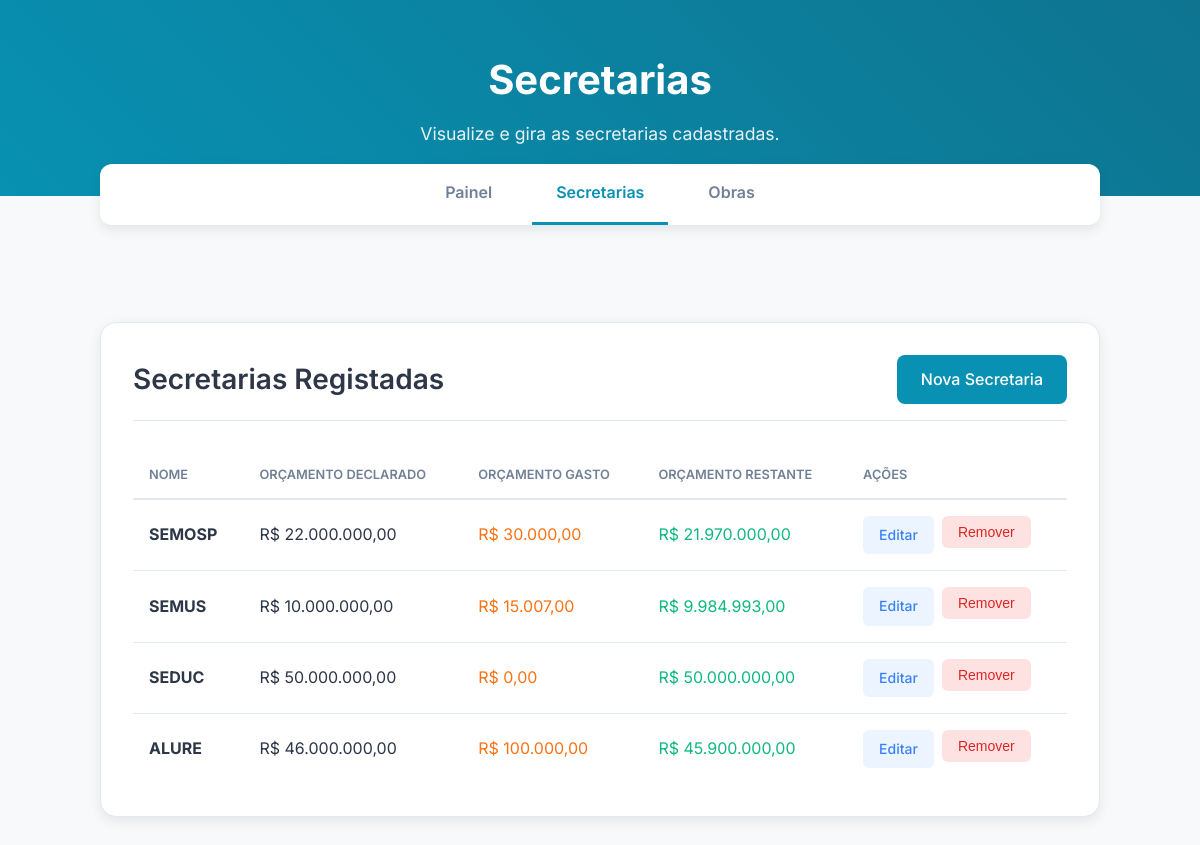
The page /secretarias on the database its author committed.
### models.py (models this page shows)
class Secretaria(db.Model):
    id = db.Column(db.Integer, primary_key=True)
    nome = db.Column(db.String(100), nullable=False, unique=True)
    orcamento_declarado = db.Column(db.Float, nullable=False, default=0.0)
    obras = db.relationship('Obra', backref='secretaria', lazy=True)
    @property
    def orcamento_gasto(self):
        return sum(obra.total_gasto for obra in self.obras)
    @property
    def orcamento_restante(self):
        return self.orcamento_declarado - self.orcamento_gasto

class Gasto(db.Model):
    id = db.Column(db.Integer, primary_key=True)
    descricao = db.Column(db.String(200), nullable=False)
    valor = db.Column(db.Float, nullable=False)
    data = db.Column(db.Date, nullable=False, default=datetime.utcnow)
    obra_id = db.Column(db.Integer, db.ForeignKey('obra.id'), nullable=False)

### app.py (the view)
@app.route('/secretarias')
def listar_secretarias():
    secretarias = Secretaria.query.all()
    return render_template('secretarias.html', secretarias=secretarias, active_page='secretarias')

### app.py (called while the page is built)
def format_currency(value):
    if value is None:
        return "R$ 0,00"
    return f"R$ {value:,.2f}".replace(",", "X").replace(".", ",").replace("X", ".")

### models.py (called while the page is built)
    @property
    def total_gasto(self):
        return sum(gasto.valor for gasto in self.gastos)

### templates/secretarias.html (shortened to what this page needs)
{% extends "base.html" %}
{% block header_title %}Secretarias{% endblock %}
{% block header_subtitle %}Visualize e gira as secretarias cadastradas.{% endblock %}
{% block content %}
<div class="content-container">
    <div class="content-header">
        <h1>Secretarias Registadas</h1>
        <a href="{{ url_for('adicionar_secretaria') }}" class="btn">Nova Secretaria</a>
    </div>
    <div class="table-container">
        <table>
            <thead>
                <tr>
                    <th>Nome</th>
                    <th>Orçamento Declarado</th>
                    <th>Orçamento Gasto</th>
                    <th>Orçamento Restante</th>
                    <th>Ações</th>
                </tr>
            </thead>
            <tbody>
                {% for secretaria in secretarias %}
                <tr>
                    <td><strong>{{ secretaria.nome }}</strong></td>
                    <td>{{ secretaria.orcamento_declarado | currency }}</td>
                    <td class="text-gasto">{{ secretaria.orcamento_gasto | currency }}</td>
                    <td class="text-disponivel">{{ secretaria.orcamento_restante | currency }}</td>
                    <td>
                        <div class="actions-group">
                            <a href="{{ url_for('editar_secretaria', secretaria_id=secretaria.id) }}" class="btn btn-sm btn-editar">Editar</a>
                            <form action="{{ url_for('remover_secretaria', secretaria_id=secretaria.id) }}" method="POST" onsubmit="return confirm('Atenção! Remover uma secretaria também removerá TODAS as suas obras e gastos associados. Deseja continuar?');">
                                <button type="submit" class="btn btn-sm btn-remover-perigo">Remover</button>
                            </form>
                        </div>
                    </td>
                </tr>
                {% else %}
                <tr>
                    <td colspan="5">Nenhuma secretaria cadastrada.</td>
                </tr>
                {% endfor %}
            </tbody>
        </table>
    </div>
</div>
{% endblock %}

### templates/base.html (shortened to what this page needs)
<!DOCTYPE html>
<html lang="pt-BR">
<head>
    <link rel="stylesheet" href="{{ url_for('static', filename='css/style.css') }}">
</head>
<body>
    <header class="dashboard-header">
        <h1>{% block header_title %}Dashboard Financeiro{% endblock %}</h1>
        <p>{% block header_subtitle %}Acompanhamento de orçamentos e gastos.{% endblock %}</p>
    </header>
    <nav class="app-nav">
        <a href="{{ url_for('index') }}" class="{% if active_page == 'painel' %}active{% endif %}">Painel</a>
        <a href="{{ url_for('listar_secretarias') }}" class="{% if active_page == 'secretarias' %}active{% endif %}">Secretarias</a>
        <a href="{{ url_for('listar_obras') }}" class="{% if active_page == 'obras' %}active{% endif %}">Obras</a>
    </nav>
    <main>
        {% block content %}{% endblock %}
    </main>
</body>
</html>

### static/css/style.css (style rules this page uses)
:root { --bg-color: #F8F9FA; --card-bg-color: #FFFFFF; --text-primary: #2D3748; --text-secondary: #718096; --accent-color: #0891B2; --accent-hover: #0E7490; --border-color: #E2E8F0; --shadow-color: rgba(45, 55, 72, 0.1); --gasto-color: #F97316; --disponivel-color: #10B981; }
* { box-sizing: border-box; margin: 0; padding: 0; }
body { font-family: 'Inter', sans-serif; background-color: var(--bg-color); color: var(--text-primary); line-height: 1.6; }
main { padding: 2rem 1rem; }
.dashboard-header { padding: 3rem 1rem; background: linear-gradient(45deg, var(--accent-color), var(--accent-hover)); color: white; text-align: center; margin-bottom: -2rem; position: relative; z-index: 1; }
.dashboard-header h1 { font-size: 2.5rem; font-weight: 700; margin-bottom: 0.5rem; }
.dashboard-header p { font-size: 1.1rem; opacity: 0.9; }
.text-gasto { color: var(--gasto-color); }
.text-disponivel { color: var(--disponivel-color); }
.content-container { max-width: 1000px; margin: 2rem auto; background-color: var(--card-bg-color); border: 1px solid var(--border-color); border-radius: 16px; padding: 2rem; box-shadow: 0 4px 12px var(--shadow-color); }
.content-header { display: flex; justify-content: space-between; align-items: center; margin-bottom: 2rem; padding-bottom: 1rem; border-bottom: 1px solid var(--border-color); }
.content-header h1 { font-size: 1.75rem; font-weight: 600; }
.btn { background-color: var(--accent-color); color: white; padding: 0.75rem 1.5rem; border: none; border-radius: 8px; font-weight: 500; text-decoration: none; transition: background-color 0.2s ease; cursor: pointer; }
.table-container table { width: 100%; border-collapse: collapse; text-align: left; }
.table-container th { font-size: 0.8rem; font-weight: 600; color: var(--text-secondary); text-transform: uppercase; padding: 0.75rem 1rem; border-bottom: 2px solid var(--border-color); }
.table-container td { padding: 1rem; border-bottom: 1px solid var(--border-color); vertical-align: middle; }
.table-container tbody tr:last-child td { border-bottom: none; }
.app-nav { background-color: var(--card-bg-color); border-bottom: 1px solid var(--border-color); padding: 0 2rem; max-width: 1000px; margin: -1rem auto 2rem auto; border-radius: 12px; box-shadow: 0 4px 12px var(--shadow-color); position: relative; z-index: 3; display: flex; justify-content: center; gap: 1rem; }
.app-nav a { color: var(--text-secondary); text-decoration: none; font-weight: 600; padding: 1rem 1.5rem; border-bottom: 3px solid transparent; transition: color 0.2s ease, border-color 0.2s ease; }
.app-nav a.active { color: var(--accent-color); border-bottom-color: var(--accent-color); }
.actions-group { display: flex; gap: 0.5rem; }
.btn-sm { padding: 0.5rem 1rem; font-size: 0.875rem; border-radius: 6px; }
.btn-editar { background-color: #EBF4FF; color: #3B82F6; }
.btn-remover-perigo { background-color: #FEE2E2; color: #DC2626; }

### rows shown on the page
Secretaria: nome "SEMOSP", orcamento_declarado "R$ 22.000.000,00", orcamento_gasto "R$ 30.000,00", orcamento_restante "R$ 21.970.000,00"
Secretaria: nome "SEMUS", orcamento_declarado "R$ 10.000.000,00", orcamento_gasto "R$ 15.007,00", orcamento_restante "R$ 9.984.993,00"
Secretaria: nome "SEDUC", orcamento_declarado "R$ 50.000.000,00", orcamento_gasto "R$ 0,00", orcamento_restante "R$ 50.000.000,00"
Secretaria: nome "ALURE", orcamento_declarado "R$ 46.000.000,00", orcamento_gasto "R$ 100.000,00", orcamento_restante "R$ 45.900.000,00"
